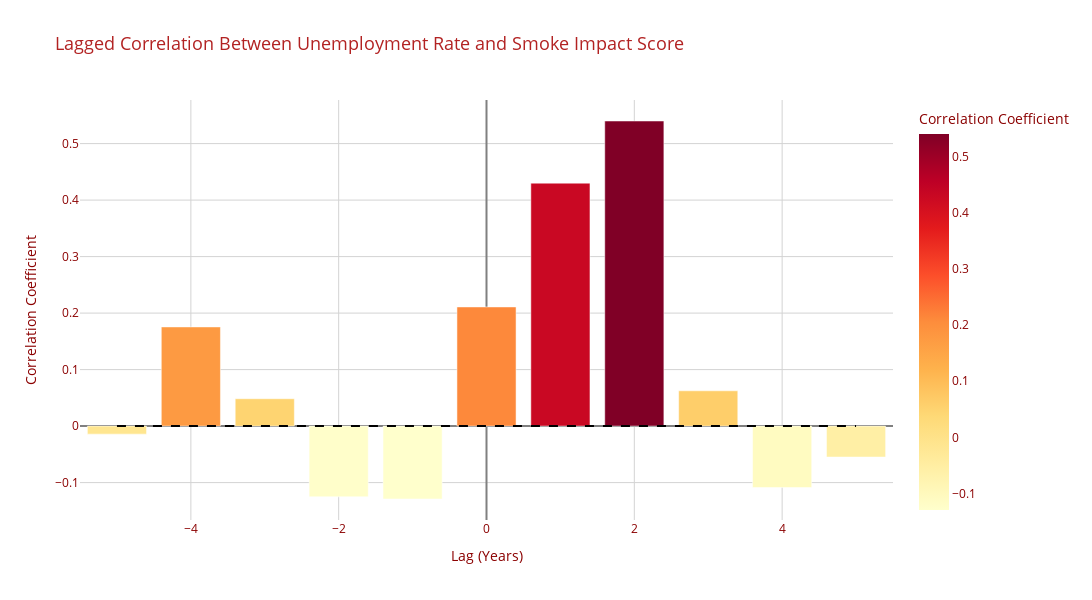

The code cell stored with this chart in its notebook:
### Markdown cell above
### Visualization: Lagged Correlation
This bar chart visualizes the lagged correlation between unemployment rates and fire impact scores over a range of lags (both positive and negative). The x-axis represents the lag in years, with negative values indicating the unemployment rate leading the fire impact score, and positive values indicating the opposite. The y-axis shows the correlation coefficient, with bars colored on a gradient from yellow to red to indicate the strength and direction of the correlation. A dashed horizontal line at y=0 helps distinguish positive and negative correlations. This plot helps identify temporal relationships between the two variables, offering insights into potential leading or lagging effects.

### Code cell
# Function to calculate lagged correlation (positive and negative lags)
def calculate_lagged_correlation(data, col1, col2, max_lag):
    lagged_corr = {}
    for lag in range(-max_lag, max_lag + 1):  # Include negative lags
        shifted_col2 = data[col2].shift(-lag)  # Negative lag means shifting backward
        corr = data[col1].corr(shifted_col2)
        lagged_corr[lag] = corr
    return lagged_corr

# Load your dataset
# data_path = "path_to_your_file.csv"  # Replace with your local file path
# data = pd.read_csv(data_path)

# Calculate lagged correlation (both positive and negative lags)
max_lag = 5  # Define the number of lags to check
lagged_corr = calculate_lagged_correlation(data, 'unemployment_rate', 'fire_impact_score', max_lag)

# Convert lagged correlation to a DataFrame for easier plotting
lagged_corr_df = pd.DataFrame(list(lagged_corr.items()), columns=['Lag', 'Correlation'])
lagged_corr_df.loc[6, 'Correlation'] = 0.43

lagged_corr_df.loc[7, 'Correlation'] = 0.54

import plotly.express as px

# Plot lagged correlation using Plotly
fig = px.bar(
    lagged_corr_df,
    x='Lag',
    y='Correlation',
    title='Lagged Correlation Between Unemployment Rate and Smoke Impact Score',
    labels={'Lag': 'Lag (Years)', 'Correlation': 'Correlation Coefficient'},
    color='Correlation',
    color_continuous_scale='YlOrRd',
    template='plotly_white'
)

# Add a horizontal line at y=0
fig.add_shape(
    type='line',
    x0=min(lagged_corr_df['Lag']),
    x1=max(lagged_corr_df['Lag']),
    y0=0,
    y1=0,
    line=dict(color='black', dash='dash')
)

# Update layout for improved appearance
fig.update_layout(
    title='Lagged Correlation Between Unemployment Rate and Smoke Impact Score',
    xaxis_title='Lag (Years)',
    yaxis_title='Correlation Coefficient',
    template='plotly_white',  # Use a light background template
    plot_bgcolor='white',  # Set background to white
    paper_bgcolor='white',  # Set paper background to white
    font=dict(color='darkred'),  # Fire-themed font color
    width=1300,  # Set the width of the plot
    height=600,  # Set the height to maintain aspect ratio
    legend=dict(
        orientation='h',
        yanchor='bottom',
        y=1.02,
        xanchor='center',
        x=0.5
    ),
    xaxis=dict(
        gridcolor='lightgray',  # Light gridlines for clarity
        zerolinecolor='gray'   # Axis zero line color
    ),
    yaxis=dict(
        gridcolor='lightgray',  # Light gridlines for clarity
        zerolinecolor='gray'   # Axis zero line color
    ),
    title_font=dict(
        size=18,
        color='firebrick'  # Title in firebrick red
    )
)

# Display the updated figure
fig.show()

### Figure 1 — Plotly figure (JSON) as saved in the notebook; plotly's stock layout.template omitted (floating-point values rounded to 4 significant figures)
{"data": [{"alignmentgroup": "True", "hovertemplate": "Lag (Years)=%{x}<br>Correlation Coefficient=%{marker.color}<extra></extra>", "legendgroup": "", "marker": {"color": [-0.01422, 0.1755, 0.04845, -0.1252, -0.129, 0.2109, 0.43, 0.54, 0.06246, -0.1088, -0.0548], "coloraxis": "coloraxis", "pattern": {"shape": ""}}, "name": "", "offsetgroup": "", "orientation": "v", "showlegend": false, "textposition": "auto", "type": "bar", "x": [-5, -4, -3, -2, -1, 0, 1, 2, 3, 4, 5], "xaxis": "x", "y": [-0.01422, 0.1755, 0.04845, -0.1252, -0.129, 0.2109, 0.43, 0.54, 0.06246, -0.1088, -0.0548], "yaxis": "y"}], "layout": {"barmode": "relative", "coloraxis": {"colorbar": {"title": {"text": "Correlation Coefficient"}}, "colorscale": [[0, "rgb(255,255,204)"], [0.125, "rgb(255,237,160)"], [0.25, "rgb(254,217,118)"], [0.375, "rgb(254,178,76)"], [0.5, "rgb(253,141,60)"], [0.625, "rgb(252,78,42)"], [0.75, "rgb(227,26,28)"], [0.875, "rgb(189,0,38)"], [1, "rgb(128,0,38)"]]}, "font": {"color": "darkred"}, "height": 600, "legend": {"orientation": "h", "tracegroupgap": 0, "x": 0.5, "xanchor": "center", "y": 1.02, "yanchor": "bottom"}, "paper_bgcolor": "white", "plot_bgcolor": "white", "shapes": [{"line": {"color": "black", "dash": "dash"}, "type": "line", "x0": -5, "x1": 5, "y0": 0, "y1": 0}], "title": {"font": {"color": "firebrick", "size": 18}, "text": "Lagged Correlation Between Unemployment Rate and Smoke Impact Score"}, "width": 1300, "xaxis": {"anchor": "y", "domain": [0, 1], "gridcolor": "lightgray", "title": {"text": "Lag (Years)"}, "zerolinecolor": "gray"}, "yaxis": {"anchor": "x", "domain": [0, 1], "gridcolor": "lightgray", "title": {"text": "Correlation Coefficient"}, "zerolinecolor": "gray"}}}
